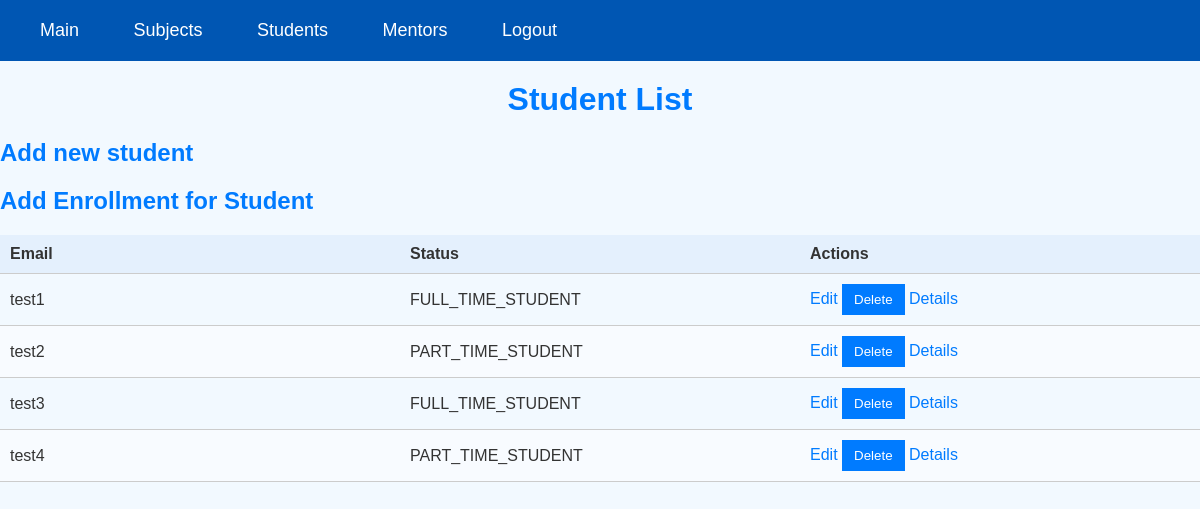
Screenshot of /students/ (signed in) with the database file from the repository.
### app/models.py (models this page shows, shortened)
class User(AbstractUser):
    class Status(models.TextChoices):
        NONE = "NONE", 'None'
        FULL_TIME_STUDENT = "FULL_TIME_STUDENT", 'Full Time Student'
        PART_TIME_STUDENT = "PART_TIME_STUDENT", 'Part Time Student'
    role = models.ForeignKey(Role, on_delete=models.CASCADE)
    status = models.CharField(max_length=50, choices=Status.choices)

### app/authorization.py (the view)
        def wrapper(request, *args, **kwargs):
            if request.user.is_authenticated and request.user.role == role:
                return view_func(request, *args, **kwargs)
            else:
                return render(request, 'forbidden.html')  # Render your custom forbidden page

### app/authorization.py (called while the page is built)
def role_required(role):
    def decorator(view_func):
        def wrapper(request, *args, **kwargs):
            if request.user.is_authenticated and request.user.role == role:
                return view_func(request, *args, **kwargs)
            else:
                return render(request, 'forbidden.html')  # Render your custom forbidden page
        return wrapper
    return decorator

### app/views.py (called while the page is built)
@admin_required
def studentList(request):
    students = User.objects.filter(role_id=Role.objects.get(name='STUDENT').id)
    return render(request, 'student/student_list.html', {'students': students})

### app/templates/student/student_list.html (shortened to what this page needs)
{% extends 'base.html' %}
{% load static %}
{% block css %}
    <link rel="stylesheet" type="text/css" href="{% static 'style.css' %}">
{% endblock %}
{% block header %}
    {% include 'administrator/admin_header.html' %}
{% endblock %}
{% block content %}
    <h1>Student List</h1>
    <h2><a href="{% url 'add-student' %}">Add new student</a></h2>
    <h2><a href="{% url 'add-enrollment' %}">Add Enrollment for Student</a></h2>
    <table>
        <thead>
            <tr>
                <th>Email</th>
                <th>Status</th>
                <th>Actions</th>
            </tr>
        </thead>
        <tbody>
            {% for student in students %}
            <tr>
                <td>{{ student.username }}</td>
                <td>{{ student.status }}</td>
                <td>
                    <a href="{% url 'edit-student' student.id %}">Edit</a>
                    <form method="post" action="{% url 'delete-student' student.id %}" style="display: inline;">
                        <input type="submit" value="Delete" onclick="return confirm('Are you sure you want to delete this student?')">
                    </form>
                    <a href="{% url 'student-details' student.id %}">Details</a>
                </td>
            </tr>
            {% endfor %}
        </tbody>
    </table>
{% endblock %}

### app/static/style.css (style rules this page uses)
body { font-family: "Arial", sans-serif; background-color: #f2f9ff; color: #333; }
h1 { color: #007bff; text-align: center; margin-top: 20px; }
h2 { color: #555; margin-top: 20px; }
table { width: 100%; border-collapse: collapse; margin-top: 20px; table-layout: fixed; }
th, td { padding: 10px; text-align: left; border-bottom: 1px solid #ccc; }
th { background-color: #e4f0fd; color: #333; }
tr:nth-child(even) { background-color: #f8fbff; }
a { text-decoration: none; color: #007bff; }
form { display: inline; }
input[type="submit"] { background-color: #007bff; color: #fff; border: none; padding: 8px 12px; cursor: pointer; }

### app/static/administrator/header_style.css (style rules this page uses)
body { margin: 0; padding: 10; }

### rows the page displays
User: username "test1", status "FULL_TIME_STUDENT"
User: username "test2", status "PART_TIME_STUDENT"
User: username "test3", status "FULL_TIME_STUDENT"
User: username "test4", status "PART_TIME_STUDENT"
